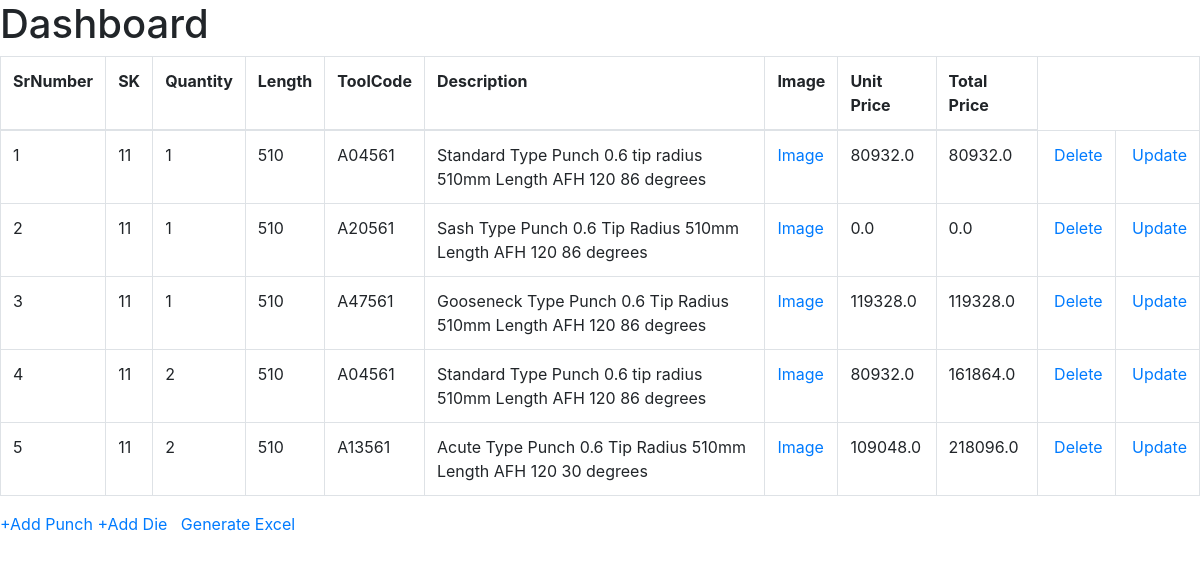
/dashboard, run on the app's committed database.
### models.py (models this page shows)
class End_list(db.Model):
    __table__name = "end_list"
    srnuml = db.Column('SrNumber', db.Integer, autoincrement=True, primary_key=True)
    sk = db.Column('SK', db.Integer)
    quantity = db.Column('Quantity', db.Integer, nullable=False)
    length = db.Column('Length', db.Integer, nullable=False)
    toolcode = db.Column('ToolCode', db.String, nullable=False)
    description = db.Column('Description', db.String)
    eimage = db.Column('Image', db.String)
    unitprice=db.Column('UnitPrice',db.Float)
    totalprice=db.Column('TotalPrice',db.Float)

### controllers.py (the view, shortened to what this page needs)
@app.route("/dashboard", methods=["GET", "POST"])
def dashboard():
    if request.method == "POST" and "login" in request.form:
        print(request.form)
        item = End_list.query.all()
        if item == []:
            return render_template("dashboard.html", message='No tools are present Add them', item=item)
        else:
            return render_template("dashboard.html",message='',item=item)
    elif request.method == "GET":
        item = End_list.query.all()
        if item==[]:
            return render_template("dashboard.html", message='No Tools are present', item=item)
        else:
            return render_template("dashboard.html",message='', item=item)

### templates/dashboard.html (shortened to what this page needs)
<!DOCTYPE html>
<html lang="en">
<head>
     <link rel="stylesheet" href="./static/dashboard.css">
</head>
<body>
        <h1>Dashboard</h1>
       <form action="/dashboard" method="POST">
       <table class="table table-bordered">
           <thead>
           <tr>
           <td> <b>SrNumber</b></td>
           <td><b>SK</b></td>
           <td><b>Quantity</b></td>
           <td><b>Length</b></td>
           <td><b>ToolCode</b></td>
           <td><b>Description</b></td>
           <td><b>Image</b></td>
           <td><b>Unit Price</b></td>
           <td><b>Total Price</b></td>
           </tr>
           </thead>
         {% if message%}
            <p>{{message}}</p>
         {% else %}
            <tbody>
           {% for k in item %}
                    <tr>
                    <td name="serial" value="{{k.srnuml}}">{{loop.index}}</td>
                    <td>{{k.sk}}</td>
                    <td>{{k.quantity}}</td>
                    <td>{{k.length}}</td>
                    <td>{{k.toolcode}}</td>
                    <td>{{k.description}}</td>
                    <td><a href="{{k.eimage}}" onclick='window.open(this.href,"_blank","width=500,height=500"); return false;'>Image</a>
                    </td>
                    <td>{{k.unitprice}}</td>
                    <td>{{k.totalprice}}</td>
                    <td><a href="/delete/{{k.srnuml}}">&nbspDelete</td>
                    <td><a href="/update/{{k.srnuml}}">&nbspUpdate</td>
                    </tr>
              {% endfor %}
         {% endif %}
            </tbody>
       </table>
        <p> <a href="{{url_for('tool_individual_punch')}}"> +Add Punch</a>
         <a href="{{url_for('tool_individual_die')}}"> +Add Die</a> &nbsp
               <a href="{{url_for('exportfile')}}">Generate Excel</a></p>
       </form>
</body>
</html>

### data on the page
End_list: {{ k.srnuml }} 390 (drawn), sk "11", quantity "1", length "510", toolcode "A04561", description "Standard Type Punch 0.6 tip radius 510mm Length AFH 120 86 degrees", unitprice "80932.0", totalprice "80932.0"
End_list: {{ k.srnuml }} 391 (drawn), sk "11", quantity "1", length "510", toolcode "A20561", description "Sash Type Punch 0.6 Tip Radius 510mm Length AFH 120 86 degrees", unitprice "0.0", totalprice "0.0"
End_list: {{ k.srnuml }} 392 (drawn), sk "11", quantity "1", length "510", toolcode "A47561", description "Gooseneck Type Punch 0.6 Tip Radius 510mm Length AFH 120 86 degrees", unitprice "119328.0", totalprice "119328.0"
End_list: {{ k.srnuml }} 393 (drawn), sk "11", quantity "2", length "510", toolcode "A04561", description "Standard Type Punch 0.6 tip radius 510mm Length AFH 120 86 degrees", unitprice "80932.0", totalprice "161864.0"
End_list: {{ k.srnuml }} 394 (drawn), sk "11", quantity "2", length "510", toolcode "A13561", description "Acute Type Punch 0.6 Tip Radius 510mm Length AFH 120 30 degrees", unitprice "109048.0", totalprice "218096.0"
